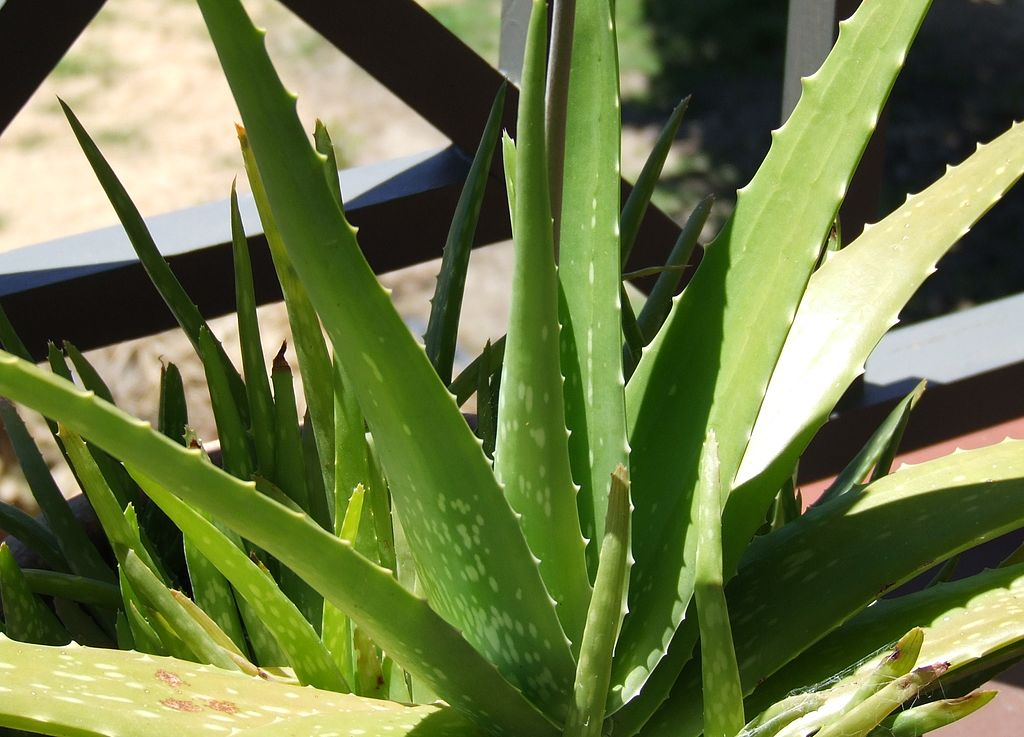
#> input picture Practica 2/AloeVera.jpg, 1024 x 737 px, found by its file name
$ python Hcolor.py
#> lines starting #> are read from the running program, lines starting #| are printed output that depends on the picture
import cv2
import numpy as np
import matplotlib.pyplot as plt

def mostrar_canales(img, titulos, nombre_espacio):
    """
    Muestra los tres canales de una imagen en escala de grises
    """
    fig, axs = plt.subplots(1, 3, figsize=(15, 5))
    fig.suptitle(f'Canales del espacio de color {nombre_espacio}')

    for i, (canal, titulo) in enumerate(zip(cv2.split(img), titulos)):
        axs[i].imshow(canal, cmap='gray')
        axs[i].set_title(titulo)
        axs[i].axis('off')

    plt.tight_layout()
    plt.show()

# Leer la imagen
img = cv2.imread('Practica 2/AloeVera.jpg')
#> img is the input picture: shape (737, 1024, 3); mean B, G, R 71.3, 120.2, 108.2
if img is None:
    print("Error: No se pudo cargar la imagen AloeVera.jpg")
    exit()

# 1. Mostrar canales RGB
# Convertir de BGR (OpenCV) a RGB
img_rgb = cv2.cvtColor(img, cv2.COLOR_BGR2RGB)
mostrar_canales(img_rgb, ['Canal R', 'Canal G', 'Canal B'], 'RGB')
#> the loop in mostrar_canales, `for i, (canal, titulo) in enumerate(zip(cv2.split(img), titulos)):` made 3 passes
#> titulo on passes 1 to 3: 'Canal R', 'Canal G', 'Canal B'

# 2. Mostrar canales HSV
img_hsv = cv2.cvtColor(img, cv2.COLOR_BGR2HSV)
#> img_hsv: shape (737, 1024, 3); mean H, S, V 40.8, 129.1, 123.5
# Normalizar el canal H para visualización (originalmente 0-180)
h, s, v = cv2.split(img_hsv)
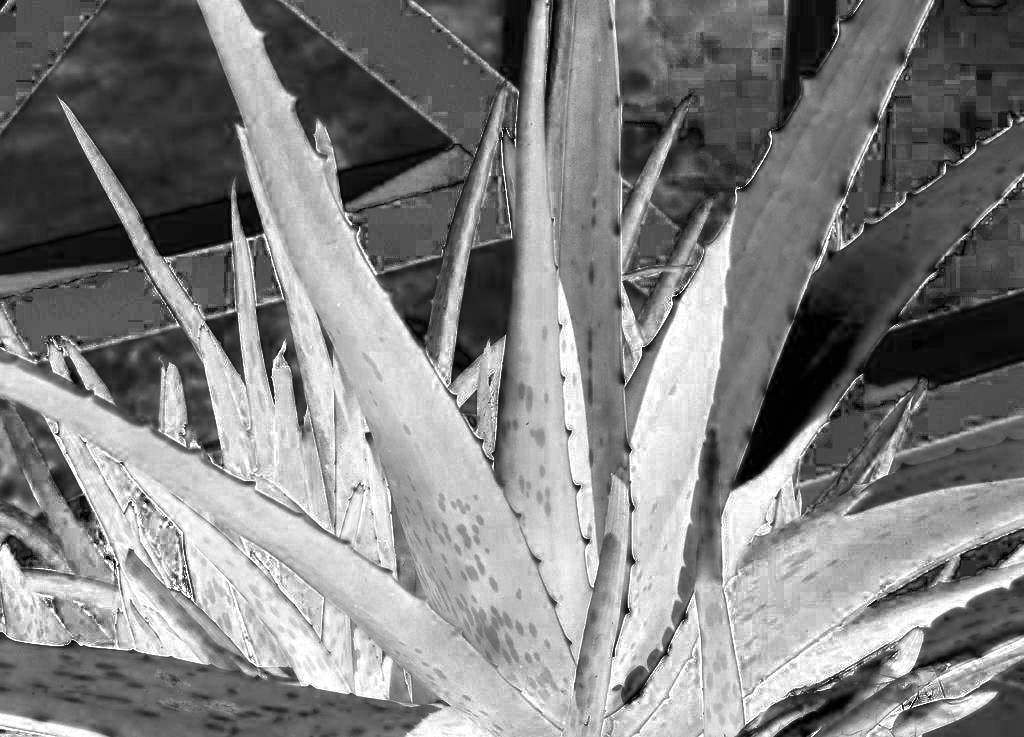
#> s: shape (737, 1024); min 0, max 255, mean 129.1
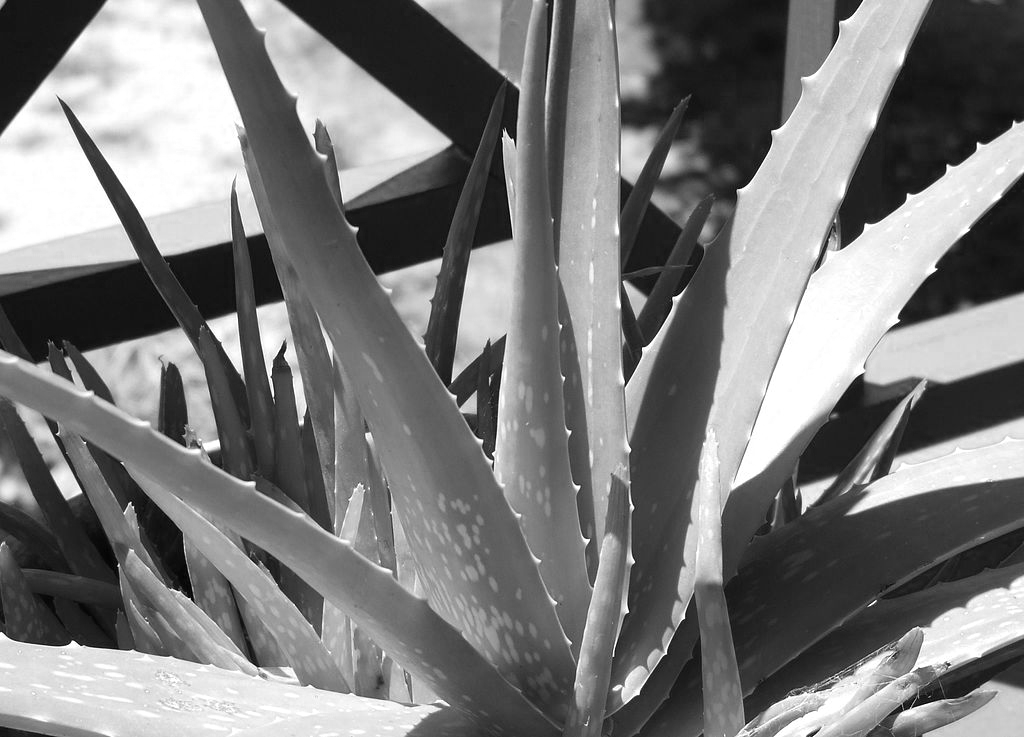
#> v: shape (737, 1024); min 1, max 255, mean 123.5
h = h.astype(float) * 255 / 180  # Escalar H de 0-180 a 0-255
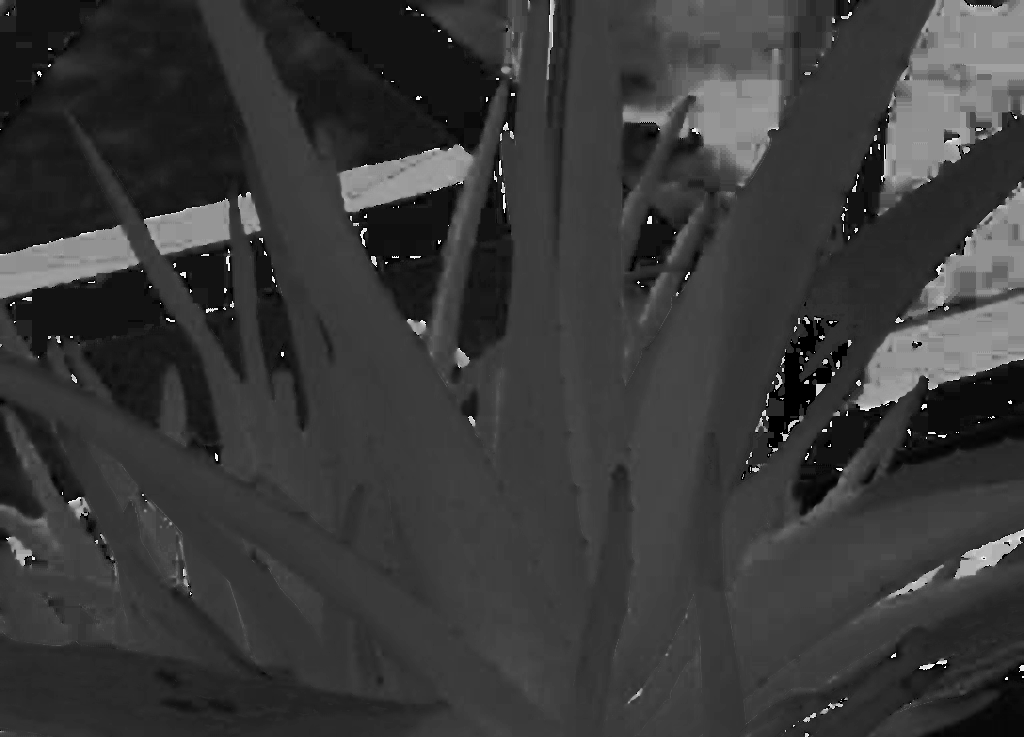
#> h: shape (737, 1024) float64; min 0, max 253.6, mean 57.8
img_hsv_display = cv2.merge([h.astype(np.uint8), s, v])
#> img_hsv_display: shape (737, 1024, 3); mean H, S, V 57.3, 129.1, 123.5
mostrar_canales(img_hsv_display, ['Canal H', 'Canal S', 'Canal V'], 'HSV')
#> call 2 of mostrar_canales, with nombre_espacio = 'HSV'
#> the loop in mostrar_canales (call 2), `for i, (canal, titulo) in enumerate(zip(cv2.split(img), titulos)):` made 3 passes
#> in mostrar_canales (call 2), `plt.show()`:
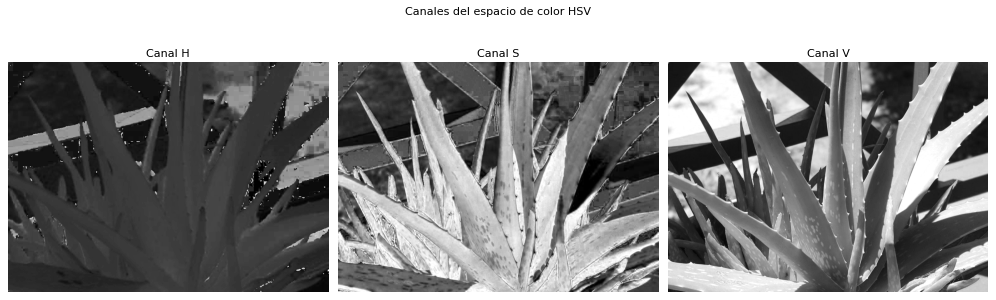
#> figure drawn by matplotlib, 3 panels

# 3. Mostrar canales Lab
img_lab = cv2.cvtColor(img, cv2.COLOR_BGR2Lab)
#> img_lab: shape (737, 1024, 3); mean of channels 0, 1, 2 119.6, 115.7, 152.1
# Normalizar los canales a y b para visualización (originalmente 0-255 centrado en 128)
L, a, b = cv2.split(img_lab)
# Escalar a y b de [-127, 127] a [0, 255]
a = (a + 128).astype(np.uint8)
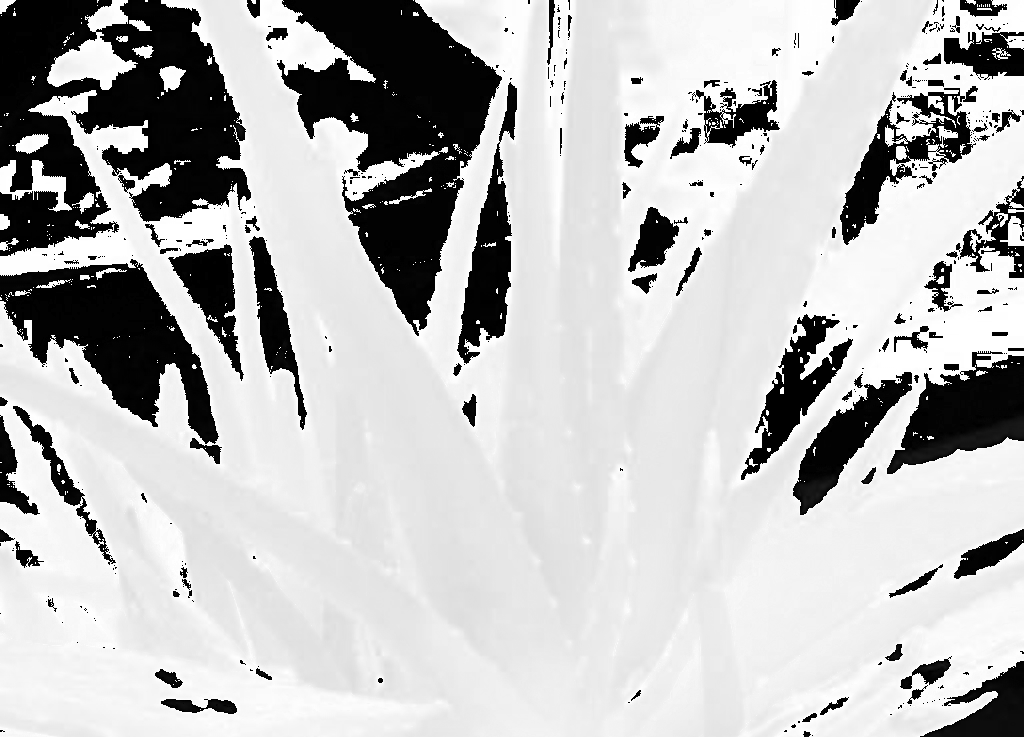
#> a: shape (737, 1024); min 0, max 255, mean 188.8
b = (b + 128).astype(np.uint8)
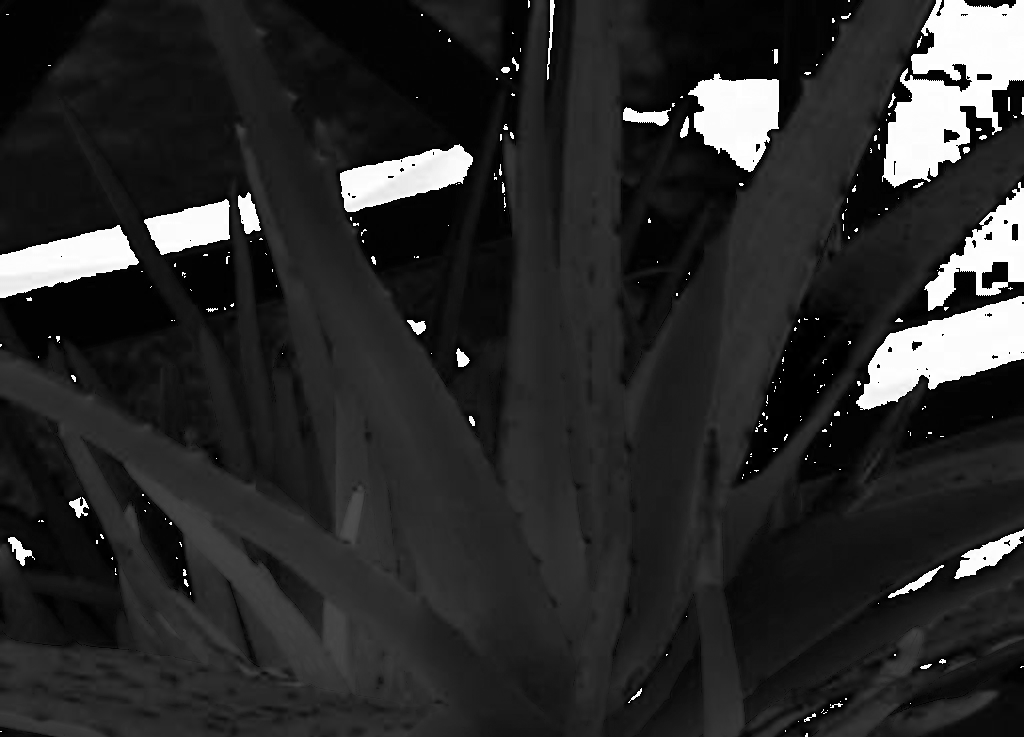
#> b: shape (737, 1024); min 0, max 255, mean 42.6
img_lab_display = cv2.merge([L, a, b])
#> img_lab_display: shape (737, 1024, 3); mean of channels 0, 1, 2 119.6, 188.8, 42.6
mostrar_canales(img_lab_display, ['Canal L', 'Canal a', 'Canal b'], 'Lab')

# Mostrar la imagen original
plt.figure(figsize=(8, 6))
plt.imshow(img_rgb)
plt.title('Imagen Original (RGB)')
plt.axis('off')
plt.show()

$ run again, with Practica 2/Grupo-agentes-comerciales-Santa-Maria-Micaela-2.jpg copied over Practica 2/AloeVera.jpg
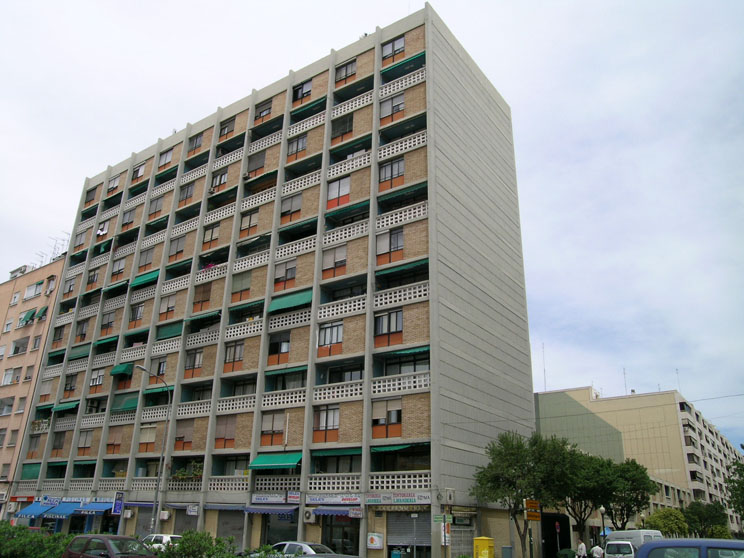
#> input picture Practica 2/Grupo-agentes-comerciales-Santa-Maria-Micaela-2.jpg, 744 x 558 px, found by its file name
#> img is the input picture: shape (558, 744, 3); mean B, G, R 148.7, 150.6, 148.1
#> the loop in mostrar_canales, `for i, (canal, titulo) in enumerate(zip(cv2.split(img), titulos)):` made 3 passes
#> titulo on passes 1 to 3: 'Canal R', 'Canal G', 'Canal B'
#> img_hsv: shape (558, 744, 3); mean H, S, V 66.3, 42.6, 158.9
#> `h = h.astype(float) * 255 / 180`:
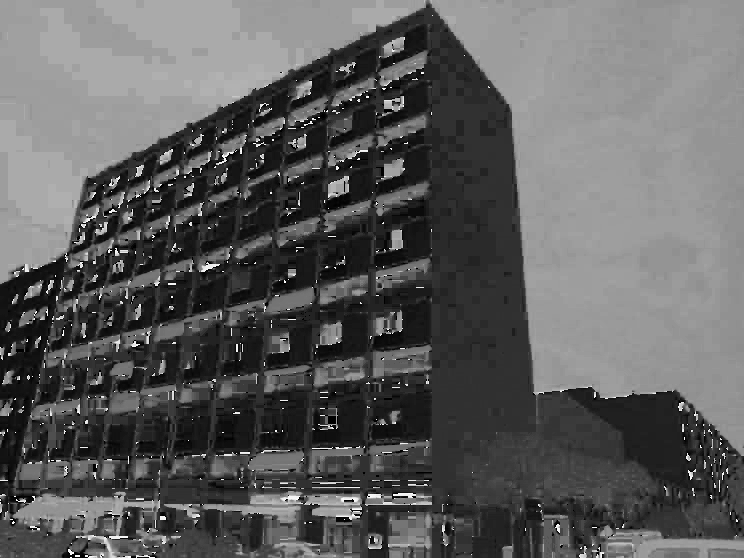
#> h: shape (558, 744) float64; min 0, max 253.6, mean 93.9
#> img_hsv_display: shape (558, 744, 3); mean H, S, V 93.4, 42.6, 158.9
#> the loop in mostrar_canales (call 2), `for i, (canal, titulo) in enumerate(zip(cv2.split(img), titulos)):` made 3 passes
#> img_lab: shape (558, 744, 3); mean of channels 0, 1, 2 155.2, 126.9, 129.2
#> `b = (b + 128).astype(np.uint8)`:
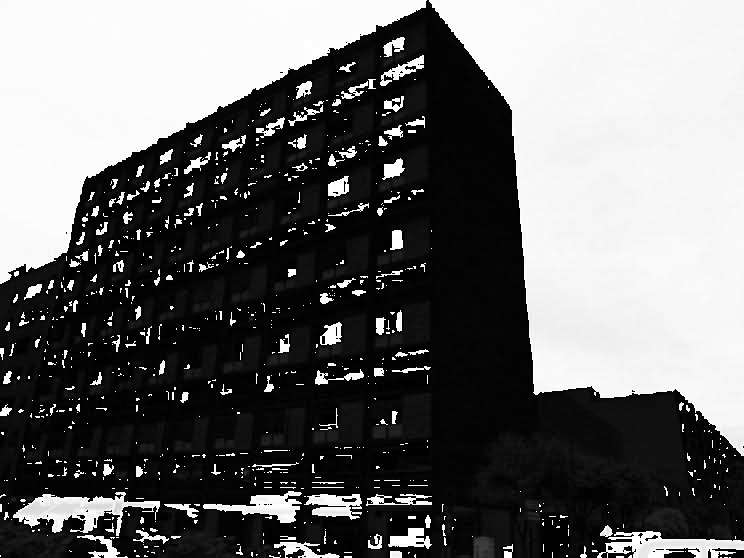
#> b: shape (558, 744); min 0, max 255, mean 105.8
#> img_lab_display: shape (558, 744, 3); mean of channels 0, 1, 2 155.2, 133.2, 105.8

$ run again, with Practica 2/building4-1.JPG copied over Practica 2/AloeVera.jpg
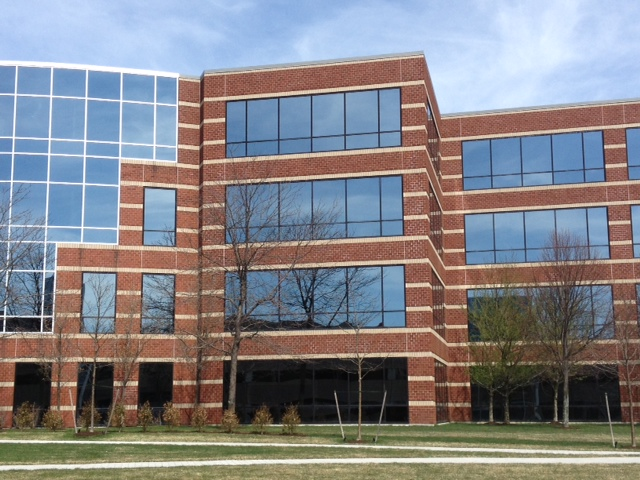
#> input picture Practica 2/building4-1.JPG, 640 x 480 px, found by its file name
#> img is the input picture: shape (480, 640, 3); mean B, G, R 135.1, 130.7, 131.9
#> the loop in mostrar_canales, `for i, (canal, titulo) in enumerate(zip(cv2.split(img), titulos)):` made 3 passes
#> titulo on passes 1 to 3: 'Canal R', 'Canal G', 'Canal B'
#> img_hsv: shape (480, 640, 3); mean H, S, V 61.2, 79.9, 157.9
#> `h = h.astype(float) * 255 / 180`:
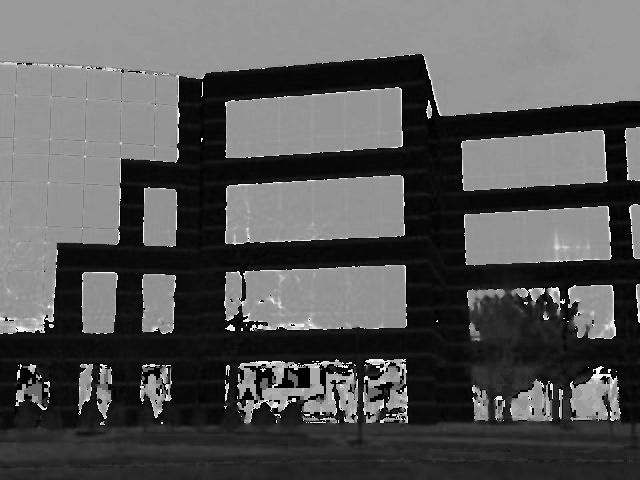
#> h: shape (480, 640) float64; min 0, max 253.6, mean 86.7
#> img_hsv_display: shape (480, 640, 3); mean H, S, V 86.2, 79.9, 157.9
#> the loop in mostrar_canales (call 2), `for i, (canal, titulo) in enumerate(zip(cv2.split(img), titulos)):` made 3 passes
#> img_lab: shape (480, 640, 3); mean of channels 0, 1, 2 138.7, 131.1, 127
#> `b = (b + 128).astype(np.uint8)`:
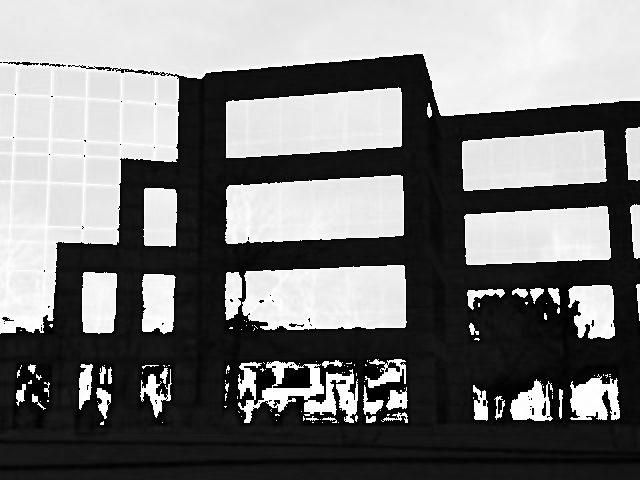
#> b: shape (480, 640); min 0, max 255, mean 121.8
#> img_lab_display: shape (480, 640, 3); mean of channels 0, 1, 2 138.7, 119.9, 121.8
